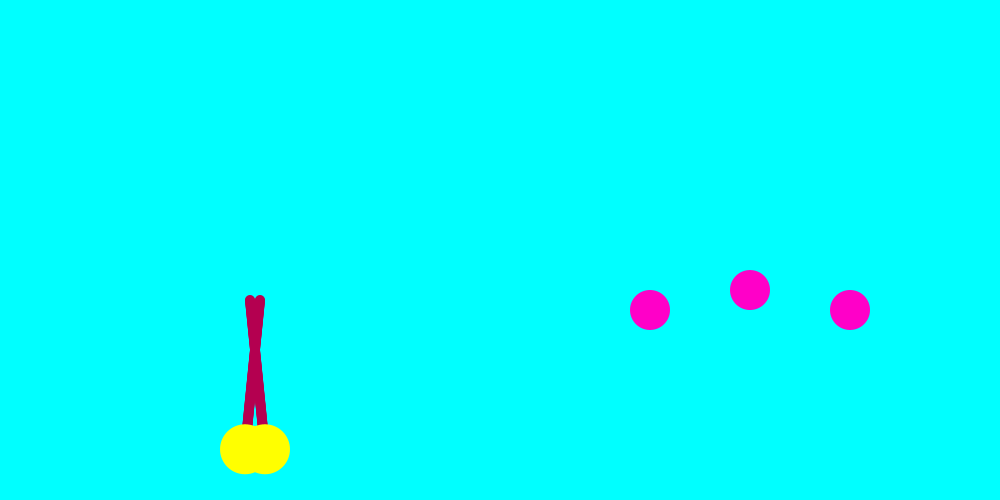
Frame 1 (no input)
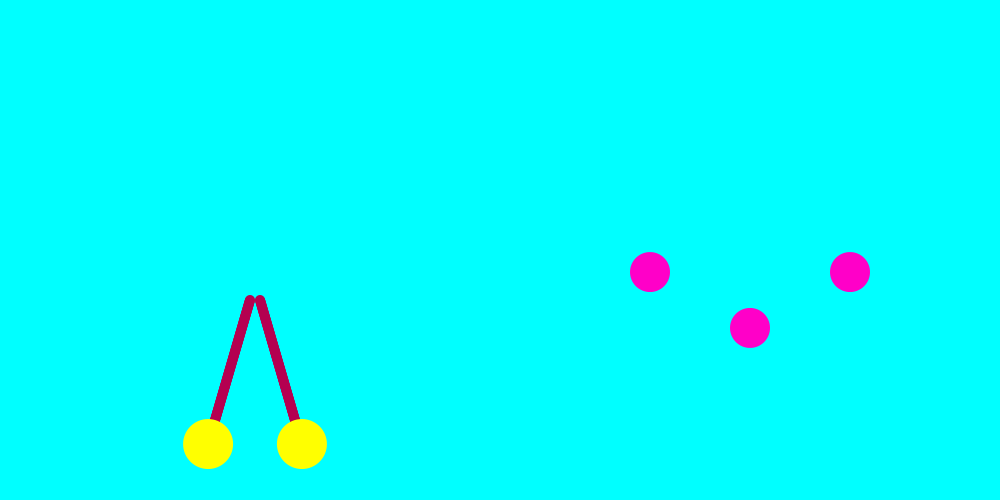
Frame 60 (the mouse pressed at the canvas centre just before this capture)
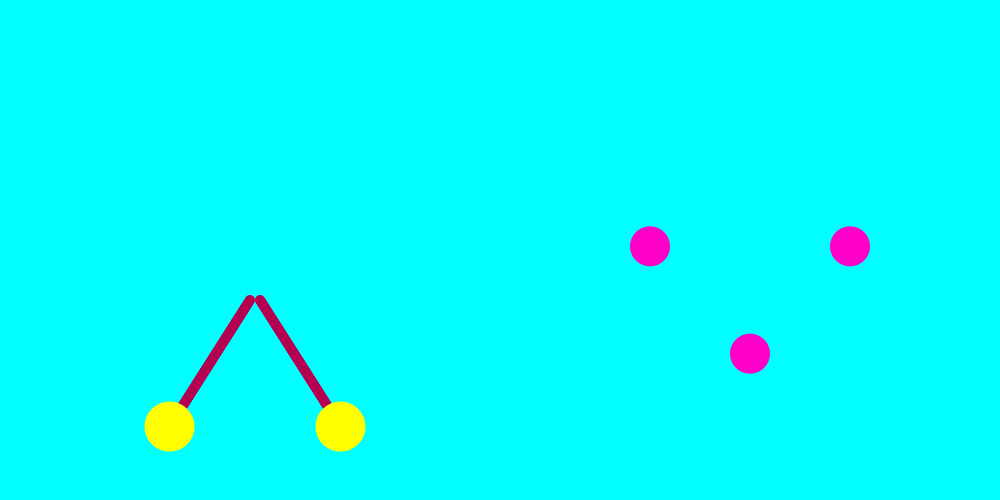
Frame 120 (the mouse held since frame 60 and released just before this capture)

The Processing sketch that drew these frames (run headless with seeded random() and noise(); from frame 60 on, the mouse is pressed at the canvas centre):

// Processing sketch: sketch4531
// ── sketch4531.pde
float p;
float t;

int r ;
int l;

int ball_r;
int ball1_y,ball2_y,ball3_y;
float speed;
float s;

void setup() {
  size(1000, 500);
  
  t = 0;
  r = 150;
  
  ball_r = 40;
  speed = 0;
  s = 0;
  
  ball1_y=300;
  ball2_y=200;
  ball3_y=300;
  
  
  
  noStroke();
}

void draw() { 
  float x, y, z, w, a, b, c, d;
  background(0,255,255);
  point(251, 251);
  t += 0.1;
  x = r*sin(-t);
  y = r*cos(-t);
  z = r*sin(t);
  w = r*cos(t);
  fill(180, 0, 80);
  for (l=0;l<=133;l+=1) {
    a = l*sin(-t);
    b = l*cos(-t);
    c = l*sin(t);
    d = l*cos(t);
    ellipse(c+250, d+300, 10, 10);
    ellipse(a+260, b+300, 10, 10);
  }
  
  fill(255, 255, 0);
  ellipse(z+250, w+300, 50, 50);
  ellipse(x+260, y+300, 50, 50);
  fill(0);
  textSize(100);
  
  //↓↓ball's moving↓↓//
  
  
  fill(255,0,200);
  s+=0.1;
  speed = 100*sin(s);
  ellipse(650,ball1_y+speed,ball_r,ball_r);
  ellipse(750,ball1_y-speed,ball_r,ball_r);
  ellipse(850,ball1_y+speed,ball_r,ball_r);
  
  
  
  

  fill(0);
  //ellipse();
     
  




}
